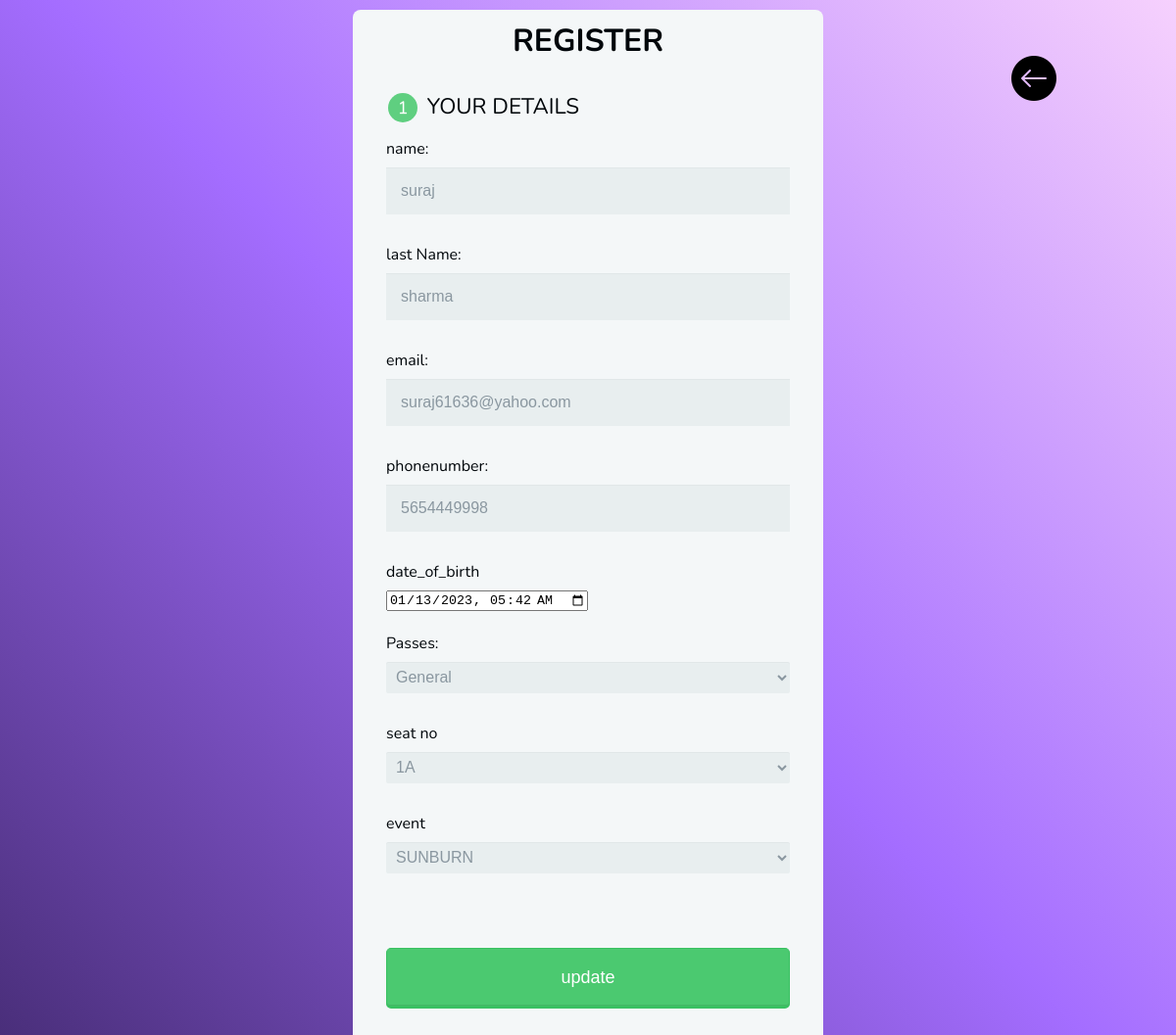
Page /update/3 on the committed database.
### app.py (models this page shows, shortened)
class user(db.Model):
    sno = db.Column(db.Integer, primary_key=True)
    name = db.Column(db.String(100), nullable=False)
    last_name=db.Column(db.String(100),nullable=False)
    email = db.Column(db.String(100), nullable=False)
    phonenumber = db.Column(db.Integer,nullable=False)
    date_of_birth = db.Column(db.Integer, nullable=False)
    passes = db.Column(db.String(100), nullable=False)
    seat = db.Column(db.String(100), nullable=False)
    events = db.Column(db.String(100), nullable=False)

### app.py (the view, shortened to what this page needs)
@app.route('/update/<int:sno>', methods=['GET', 'POST'])
def update(sno):
    eventhive = user.query.filter_by(sno=sno).first()
    return render_template('update.html', eventhive=eventhive)

### templates/update.html (shortened to what this page needs)
<html>
    <head>
        <link rel="stylesheet" href="https://codepen.io/gymratpacks/pen/VKzBEp#0">
        <link rel="stylesheet" href="/static/style.css">
    </head>
    <body>
      <div class="row">
    <div class="col-md-12">
      <form  action="/update/{{eventhive.sno}}" method="POST">
        <h1> REGISTER </h1>
        <fieldset>
          <legend><span class="number">1</span> YOUR DETAILS</legend>
          <label for="name">name:</label>
          <input type="text" id="name" name="name" value="{{eventhive.name}}">
          <label for="last_name">last Name:</label>
          <input type="text" id="last_name" name="last_name" value="{{eventhive.last_name}}">
          <label for="email">email:</label>
          <input type="email" id="email" name="email" value="{{eventhive.email}}">
          <label for="phonenumber">phonenumber:</label>
          <input type="number" id="phonenumber"  name="phonenumber" value="{{eventhive.phonenumber}}">
          <label for="date_of_birth">date_of_birth</label>
          <input type="datetime-local" id="date_of_birth"  name="date_of_birth" value="{{eventhive.date_of_birth}}"> <br>
            <br>
          <label for="passes">Passes:</label>
          <select  id="passes" name="passes" value="{{eventhive.passes}}">
          <option value="general">General</option>
          </select>
        <label for="seat">seat no</label>
       <select id="seat" name="seat" value="{{eventhive.seat}}">
        <option value="1A">1A</option>
       </select>
           <br>
            <label for="events">event</label>
          <select id="events" name="events" value="{{eventhive.events}}">
            <optgroup label="ongoing events">
              <option value="SUNBURN">SUNBURN</option>
            </optgroup>
         <br>
              <input type="hidden" id="pas" value="pas" name="pas"><label for="pas" class="light"></label><br>
        </fieldset>
        <fieldset>
          <button type="submit">update</button>
       </form>
        </div>
      </div>
      <div>
        <a href="/table"><img style="position: absolute; top: 5%; right: 10%;" src="/static/back-arrow-50.png" alt="back"></a>
      </div>
    </body>
  </html>
</body>
</html>

### static/style.css (style rules this page uses)
*, *:before, *:after { -moz-box-sizing: border-box; -webkit-box-sizing: border-box; box-sizing: border-box; }
body { font-family: 'Nunito', sans-serif; color: #00060a; background:linear-gradient(45deg, #462c75, #A46DFF, #F6D1FD); }
form { max-width: 300px; margin: 10px auto; padding: 10px 20px; background: #f4f7f8; border-radius: 8px; }
h1 { margin: 0 0 30px 0; text-align: center; }
input[type="text"], input[type="password"], input[type="date"], input[type="datetime"], input[type="email"], input[type="number"], input[type="search"], input[type="tel"], input[type="time"], input[type="url"], textarea, select { background: rgba(10, 10, 10, 0.1); border: none; font-size: 16px; height: auto; margin: 0; outline: 0; padding: 15px; width: 100%; background-color: #e8eeef; color: #8a97a0; box-shadow: 0 1px 0 rgba(0,0,0,0.03) inset; margin-bottom: 30px; }
select { padding: 6px; height: 32px; border-radius: 2px; }
button { padding: 19px 39px 18px 39px; color: #FFF; background-color: #4bc970; font-size: 18px; text-align: center; font-style: normal; border-radius: 5px; width: 100%; border: 1px solid #3ac162; border-width: 1px 1px 3px; box-shadow: 0 -1px 0 rgba(12, 12, 12, 0.1) inset; margin-bottom: 10px; }
fieldset { margin-bottom: 30px; border: none; }
legend { font-size: 1.4em; margin-bottom: 10px; }
label { display: block; margin-bottom: 8px; }
.number { background-color: #5fcf80; color: #fff; height: 30px; width: 30px; display: inline-block; font-size: 0.8em; margin-right: 4px; line-height: 30px; text-align: center; text-shadow: 0 1px 0 rgba(255,255,255,0.2); border-radius: 100%; }
@media screen and (min-width: 480px) { form { max-width: 480px; } }

### rows in the picture
user: name "suraj", last_name "sharma", email "suraj61636@yahoo.com", phonenumber "5654449998", date_of_birth "01/13/2023 05:42", passes "General", seat "1A", events "SUNBURN"
